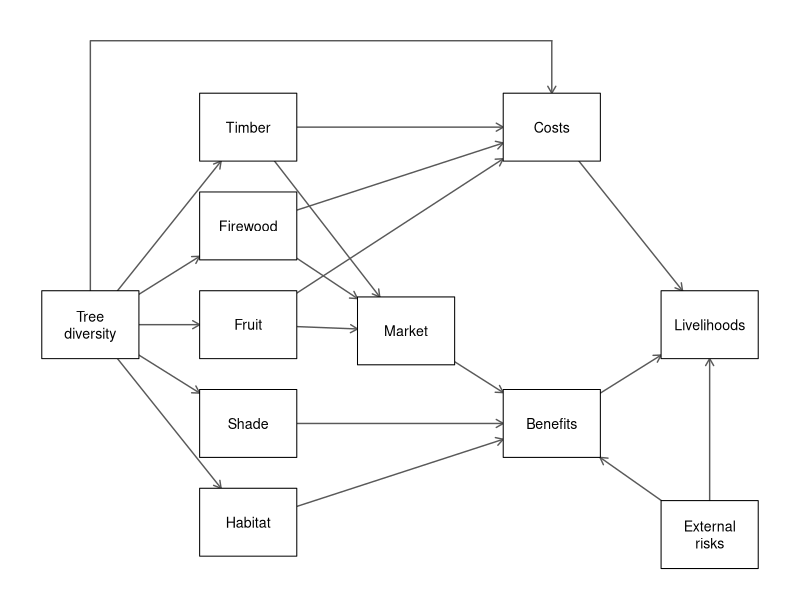

Write R code to recreate this figure.
# Draw the expert diagram for the README.
# Run from the repository root:  Rscript analysis/00_draw_diagram.R

edges <- read.csv("inst/extdata/expert_dag_edges.csv")
edges <- edges[edges$variant == "bnlearn_v1", ]

# name = c(x, y, label)
pos <- list(
  TreeDiversity = list(0.8, 5.0, "Tree\ndiversity"),
  Timber        = list(3.4, 8.2, "Timber"),
  Firewood      = list(3.4, 6.6, "Firewood"),
  Fruit         = list(3.4, 5.0, "Fruit"),
  Shade         = list(3.4, 3.4, "Shade"),
  Habitat       = list(3.4, 1.8, "Habitat"),
  Market        = list(6.0, 4.9, "Market"),
  Costs         = list(8.4, 8.2, "Costs"),
  Benefits      = list(8.4, 3.4, "Benefits"),
  Livelihoods   = list(11.0, 5.0, "Livelihoods"),
  ExternalRisks = list(11.0, 1.6, "External\nrisks")
)
w <- 0.8; h <- 0.55  # half width and half height of a box

# point where a line leaving a box centre crosses the box edge
edge_point <- function(x0, y0, x1, y1) {
  t <- min(w / abs(x1 - x0), h / abs(y1 - y0))
  c(x0 + t * (x1 - x0), y0 + t * (y1 - y0))
}

png("results/diagram.png", width = 2000, height = 1350, res = 200)
par(mar = c(0, 0, 0, 0))
plot(NA, xlim = c(-0.2, 12), ylim = c(0.9, 9.9), axes = FALSE, xlab = "", ylab = "")
for (i in seq_len(nrow(edges))) {
  a <- pos[[edges$from[i]]]; b <- pos[[edges$to[i]]]
  # the long arrow from tree diversity to costs goes round the top
  if (edges$from[i] == "TreeDiversity" && edges$to[i] == "Costs") {
    lines(c(a[[1]], a[[1]], b[[1]]), c(a[[2]] + h, 9.6, 9.6), col = "grey35", lwd = 1.4)
    arrows(b[[1]], 9.6, b[[1]], b[[2]] + h, length = 0.08, col = "grey35", lwd = 1.4)
    next
  }
  s <- edge_point(a[[1]], a[[2]], b[[1]], b[[2]])
  e <- edge_point(b[[1]], b[[2]], a[[1]], a[[2]])
  arrows(s[1], s[2], e[1], e[2], length = 0.08, col = "grey35", lwd = 1.4)
}
for (p in pos) {
  rect(p[[1]] - w, p[[2]] - h, p[[1]] + w, p[[2]] + h, col = "white", border = "black")
  text(p[[1]], p[[2]], p[[3]], cex = 0.85)
}
invisible(dev.off())
